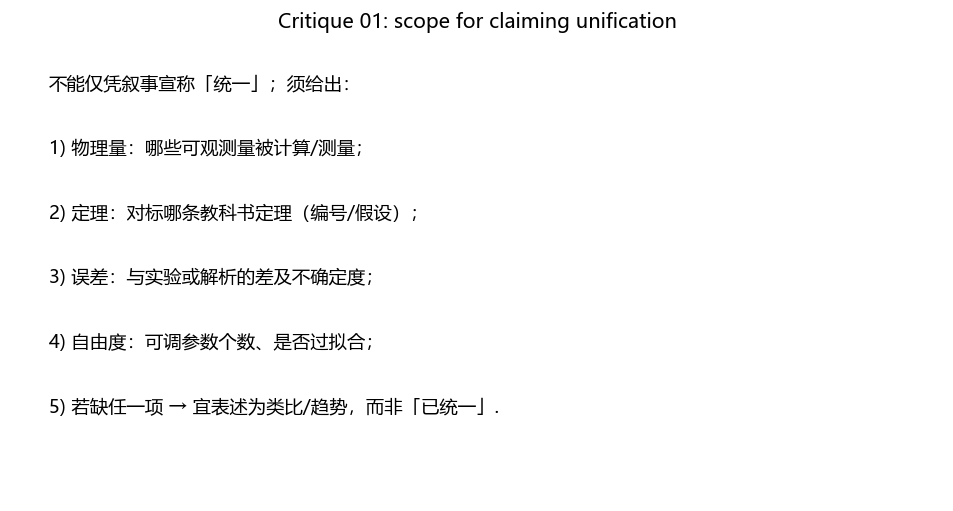

Source code (Python):
# -*- coding: utf-8 -*-
"""
质疑01（学术表述边界）：「统一 QM 与相对论」在现行标准下需可审计对标。
输出：清单图 + 固定标记行供 run_unified_suite 解析。
"""
import os
import sys

import matplotlib.pyplot as plt

sys.path.insert(0, os.path.dirname(__file__))
import mpl_compat  # noqa: F401

LINES = [
    "不能仅凭叙事宣称「统一」；须给出：",
    "1) 物理量：哪些可观测量被计算/测量；",
    "2) 定理：对标哪条教科书定理（编号/假设）；",
    "3) 误差：与实验或解析的差及不确定度；",
    "4) 自由度：可调参数个数、是否过拟合；",
    "5) 若缺任一项 → 宜表述为类比/趋势，而非「已统一」.",
]

print("=" * 62)
for s in LINES:
    print(s)
print("[OK] critique_01_unification_scope")
print("=" * 62)

fig, ax = plt.subplots(figsize=(10, 5))
ax.axis("off")
y = 0.92
for s in LINES:
    ax.text(0.04, y, s, fontsize=11, va="top", transform=ax.transAxes)
    y -= 0.14
ax.set_title("Critique 01: scope for claiming unification", fontsize=12)
out = os.path.join(os.path.dirname(__file__), "explore_critique_01_unification_scope.png")
plt.savefig(out, dpi=120, bbox_inches="tight", facecolor="white")
print("Saved: %s" % out)

from experiment_dossier import emit_case_dossier

emit_case_dossier(
    __file__,
    constants={"lines_in_figure": len(LINES)},
    observed={"checklist_items_printed": len(LINES)},
    artifacts=["explore_critique_01_unification_scope.png"],
)
